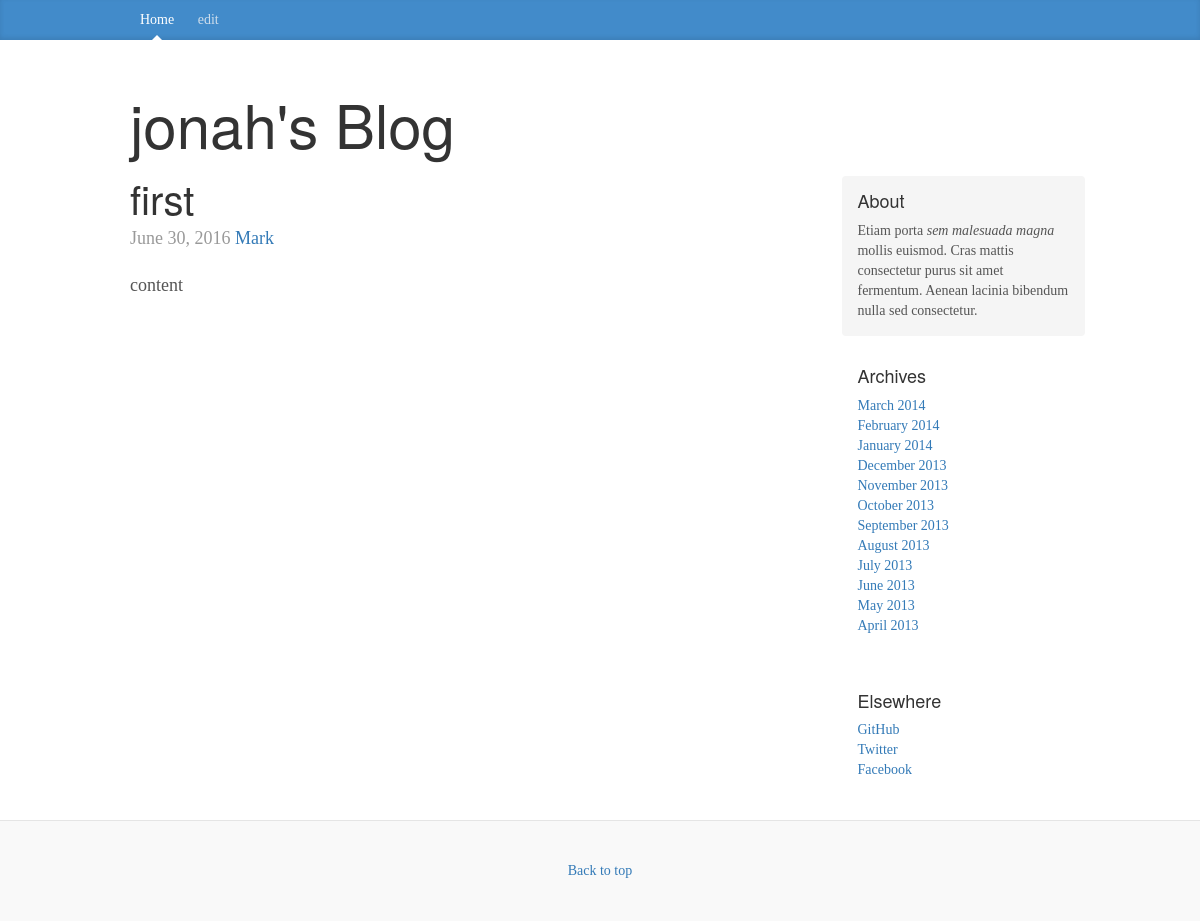
The app's page /show?article=1 (signed in), older data.
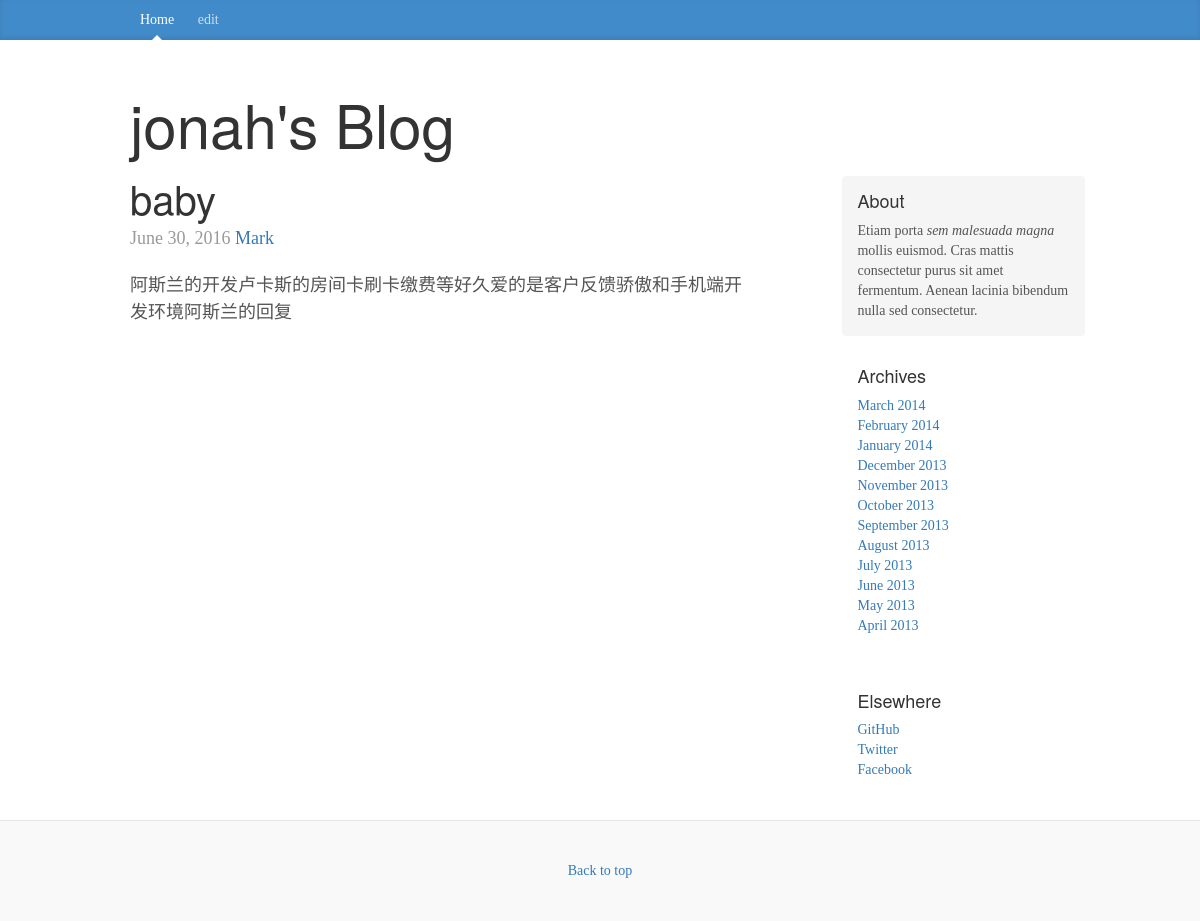
The same page, newer data.
### blog/models.py (models this page shows)
class Article(models.Model):
    id = models.AutoField(primary_key=True)
    title = models.CharField(max_length=50)
    author = models.CharField(max_length=30)
    date = models.DateField()
    content = models.TextField()

### blog/views.py (the view)
# urls.py: url(r'^show$',views.show),
def show(request):
    if request.method == "GET" and 'article' in request.GET:
        un = _get_name(request)
        if un:
            _id = request.GET['article']
            article = Article.objects.filter(id=_id)[0]
            context = {}
            context['name'] = un
            context['art'] = article
            return render(request,'show.html',context)

### blog/views.py (called while the page is built)
def _get_name(request):
    un = None
    if Constant.SESSION_KEY in request.COOKIES:
        un = request.COOKIES[Constant.SESSION_KEY]
    if 'username' in request.session:
        un = request.session['username']
    return un

### templates/show.html (shortened to what this page needs)
<!DOCTYPE html>
<html lang="zh-CN">
<head>
    <link href="//cdn.bootcss.com/bootstrap/3.3.5/css/bootstrap.min.css" rel="stylesheet">
    <link href="/static/css/blog.css" rel="stylesheet">
</head>
<body>
<div class="blog-masthead">
    <div class="container">
        <nav class="blog-nav">
            <a class="blog-nav-item active" href="/">Home</a>
            <a class="blog-nav-item" href="/edit?arid={{ art.id }}">edit</a>
        </nav>
    </div>
</div>
<div class="container">
    <div class="blog-header">
        <h1 class="blog-title">{{ name }}'s Blog</h1>
    </div>
    <div class="row">
        <div class="col-sm-8 blog-main">
            <div class="blog-post">
                <h2 class="blog-post-title">{{ art.title }}</h2>
                <p class="blog-post-meta">{{ art.date }} <a href="#">Mark</a></p>
                <p>{{ art.content }}</p>
            </div>
        </div>
        <div class="col-sm-3 col-sm-offset-1 blog-sidebar">
            <div class="sidebar-module sidebar-module-inset">
                <h4>About</h4>
                <p>Etiam porta <em>sem malesuada magna</em> mollis euismod. Cras mattis consectetur purus sit amet
                    fermentum. Aenean lacinia bibendum nulla sed consectetur.</p>
            </div>
            <div class="sidebar-module">
                <h4>Archives</h4>
                <ol class="list-unstyled">
                    <li><a href="#">March 2014</a></li>
                    <li><a href="#">February 2014</a></li>
                    <li><a href="#">January 2014</a></li>
                    <li><a href="#">December 2013</a></li>
                    <li><a href="#">November 2013</a></li>
                    <li><a href="#">October 2013</a></li>
                    <li><a href="#">September 2013</a></li>
                    <li><a href="#">August 2013</a></li>
                    <li><a href="#">July 2013</a></li>
                    <li><a href="#">June 2013</a></li>
                    <li><a href="#">May 2013</a></li>
                    <li><a href="#">April 2013</a></li>
                </ol>
            </div>
            <div class="sidebar-module">
                <h4>Elsewhere</h4>
                <ol class="list-unstyled">
                    <li><a href="#">GitHub</a></li>
                    <li><a href="#">Twitter</a></li>
                    <li><a href="#">Facebook</a></li>
                </ol>
            </div>
        </div>
    </div>
</div>
<footer class="blog-footer">
    <p>
        <a href="#">Back to top</a>
    </p>
</footer>
</body>
</html>

Row changes from the older to the newer data that the page shows:
changed Article "jonah": title "first" → "baby"; content "content" → "阿斯兰的开发卢卡斯的房间卡刷卡缴费等好久爱的是客户反馈骄傲和手机端开发环境阿斯兰的回复"
